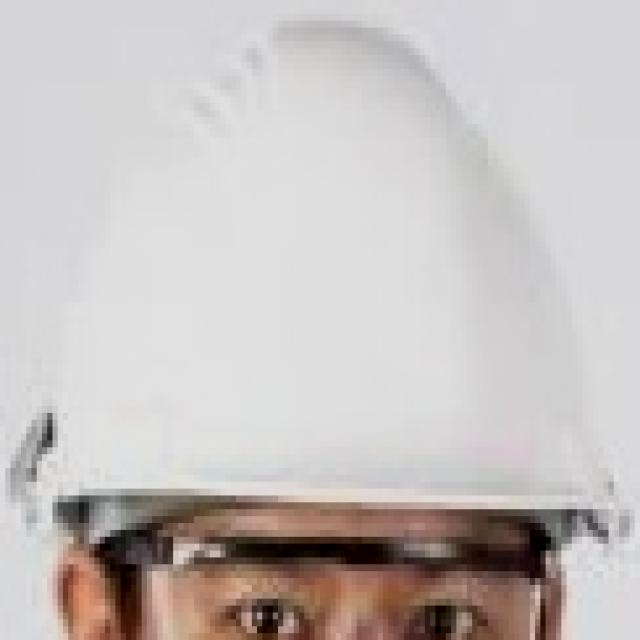
#> input picture dataset/train/helm/0_20591666_jpg.rf.X85bMErHrlxR5rUcAiEj_aug_dark.jpg, 640 x 640 px; its folder holds only this picture in this run
$ python diagnose.py   (older library calls are emulated)
#> lines starting #> are read from the running program, lines starting #| are printed output that depends on the picture
import os, cv2, numpy as np, glob
from skimage.feature import graycomatrix, graycoprops, hog
from sklearn.preprocessing import StandardScaler
from sklearn.neighbors import KNeighborsClassifier

IMG_SIZE = (128, 128)
CLASSES = ['helm', 'kacamata']

def extract_features(image_path):
    img = cv2.imread(image_path, cv2.IMREAD_GRAYSCALE)
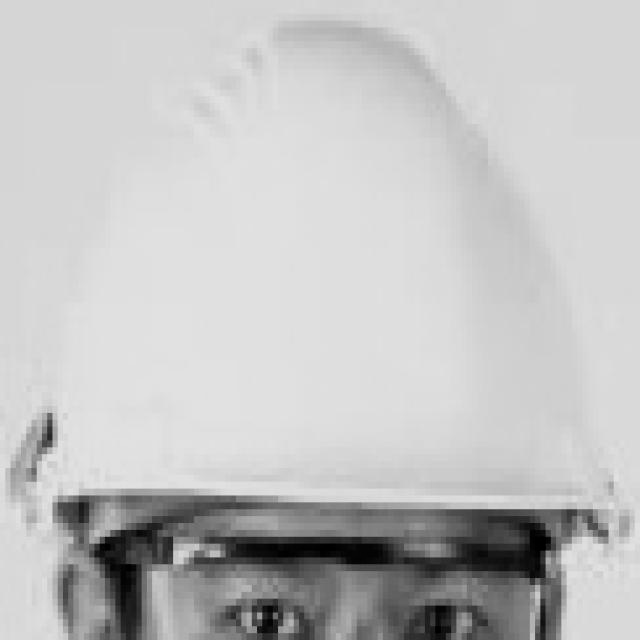
#> img: shape (640, 640); min 0, max 230, mean 194.5
    if img is None:
        return None
    img_resized = cv2.resize(img, IMG_SIZE)
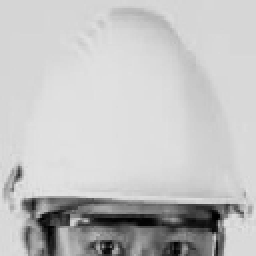
#> img_resized: shape (128, 128) (shown 2 times larger); min 0, max 229, mean 194.6
    distances = [1, 3]
    angles = [0, np.pi/4, np.pi/2, 3*np.pi/4]
    glcm = graycomatrix(img_resized, distances=distances, angles=angles,
                        levels=256, symmetric=True, normed=True)
    glcm_features = np.hstack([
        graycoprops(glcm, 'contrast').flatten(),
        graycoprops(glcm, 'correlation').flatten(),
        graycoprops(glcm, 'energy').flatten(),
        graycoprops(glcm, 'homogeneity').flatten(),
        graycoprops(glcm, 'ASM').flatten(),
        graycoprops(glcm, 'dissimilarity').flatten()
    ])
#> glcm_features = 48 values, max 650.5 at index 6, min 0.0153 at index 39, mean 63.96
    hog_features = hog(img_resized, orientations=8, pixels_per_cell=(16, 16),
                       cells_per_block=(2, 2), visualize=False)
#> hog_features = 1568 values, max 0.488 at index 1235, min 0 at index 0, mean 0.128
    return np.hstack([glcm_features, hog_features])

print("Memuat dataset...")
X, y = [], []
for ci, cn in enumerate(CLASSES):
    files = glob.glob(f'dataset/train/{cn}/*.*')
    print(f"  {cn}: {len(files)} files")
    for p in files:
        f = extract_features(p)
#> f = 1616 values, max 650.5 at index 6, min 0 at index 48, mean 2.02
        if f is not None:
            X.append(f)
            y.append(ci)

X, y = np.array(X), np.array(y)
#> y = [0]
print(f"Total: {len(X)} samples, helm={sum(y==0)}, kacamata={sum(y==1)}")
#| Total: 1 samples, helm=1, kacamata=0

scaler = StandardScaler()
Xs = scaler.fit_transform(X)

knn = KNeighborsClassifier(n_neighbors=5)
knn.fit(Xs, y)

test_path = r'D:\Rezza\Gambar\Cuplikan Layar\Screenshot 2026-06-02 185948.png'
f = extract_features(test_path)
#> (the run stopped early here; a loop or call above may not have finished)
